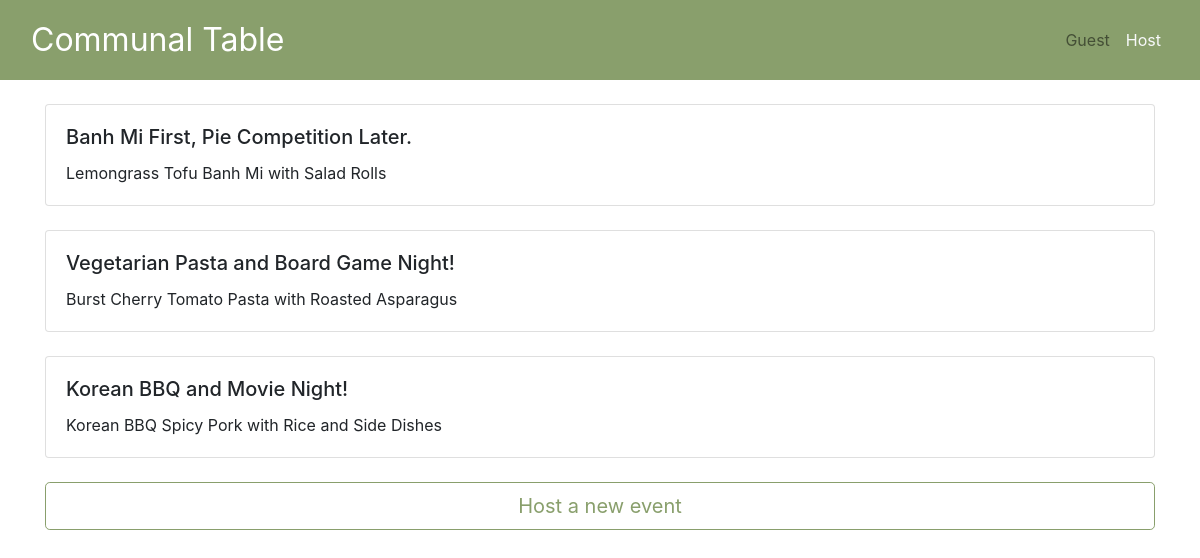
Screenshot of /host.html with the database file from the repository.
### tables this page shows
CREATE TABLE 'events' (
		'events_id' INTEGER PRIMARY KEY AUTOINCREMENT,
		'address1' TEXT,
		'address2' TEXT,
		'city' TEXT,
		'state' TEXT,
		'zipcode' INTEGER,
		'diet' TEXT,
		'ingredient1' TEXT,
		'ingredient2' TEXT,
		'ingredient3' TEXT,
		'description' TEXT,
		'allergy1' TEXT,
		'allergy2' TEXT,
		'allergy3' TEXT,
		'donation1' TEXT,
		'donation2' TEXT,
		'user_id' INTEGER,
		'seats' INTEGER,
		'mealTime' DATETIME,
		'name' TEXT,
		'longitude' NUMERIC,
		'latitude' NUMERIC,
		'price' NUMERIC
		);

### app.py (the view)
@app.route('/host.html', methods = ['GET', 'POST'])
def host():
    mealsList = []
    conn = sqlite3.connect('communaltable.db')
    cur = conn.cursor()
    queryAllMeals = '''SELECT * FROM events'''
    cur.execute(queryAllMeals)
    for row in cur:
        mealDict = {}
        mealDict["meal_id"] = row[0]
        mealDict["des"] = row[10]
        mealDict["name"] = row[19]
        mealsList.append(mealDict)
    conn.close()
    return render_template('host.html', title = "Host an event", meals = mealsList)

### templates/host.html (shortened to what this page needs)
<!doctype html>
<html lang="en">
  <head>
    <link rel="stylesheet" href="https://stackpath.bootstrapcdn.com/bootstrap/4.3.1/css/bootstrap.min.css">
    <link rel="stylesheet" type="text/css" href="{{ url_for('static', filename='style.css') }}"/>
  </head>
  <body>
      <nav class="navbar navbar-expand-lg navbar-light topnav-host">
            <div class="container">
              <a class="navbar-brand mb-0 brandtext text-white" href="#">Communal Table</a>
            </div>
            <div class="container navbar-nav justify-content-end">
              <a class="nav-item nav-link " href="/">Guest</a>
              <a class="nav-item nav-link active text-light" href="host.html">Host</a>
            </div>
      </nav>
      <div class="container">
      {% for meal in meals %}
        <div class="card mt-4">
          <div class="card-body">
            <h5 class="card-title">{{ meal["name"] }}</h5>
            <p class="card-text">{{ meal["des"] }}</p>
          </div>
        </div>
      {% endfor %}
        <a id="createnewbtn" class="mt-4 mb-5 btn btn-lg btn-outline-primary btn-block" href="newevent.html">Host a new event</a>
      </div>
  </body>
</html>

### static/style.css (style rules this page uses)
body { height: 100%; }
.topnav-host { height:80px; background-color: #899F6C; }
.brandtext { font-size: 2em; color: #fff; }
#createnewbtn { border-color: #899F6C; color: #899F6C; }

### rows the page displays
events: name "Banh Mi First, Pie Competition Later.", des "Lemongrass Tofu Banh Mi with Salad Rolls"
events: name "Vegetarian Pasta and Board Game Night!", des "Burst Cherry Tomato Pasta with Roasted Asparagus"
events: name "Korean BBQ and Movie Night!", des "Korean BBQ Spicy Pork with Rice and Side Dishes"
